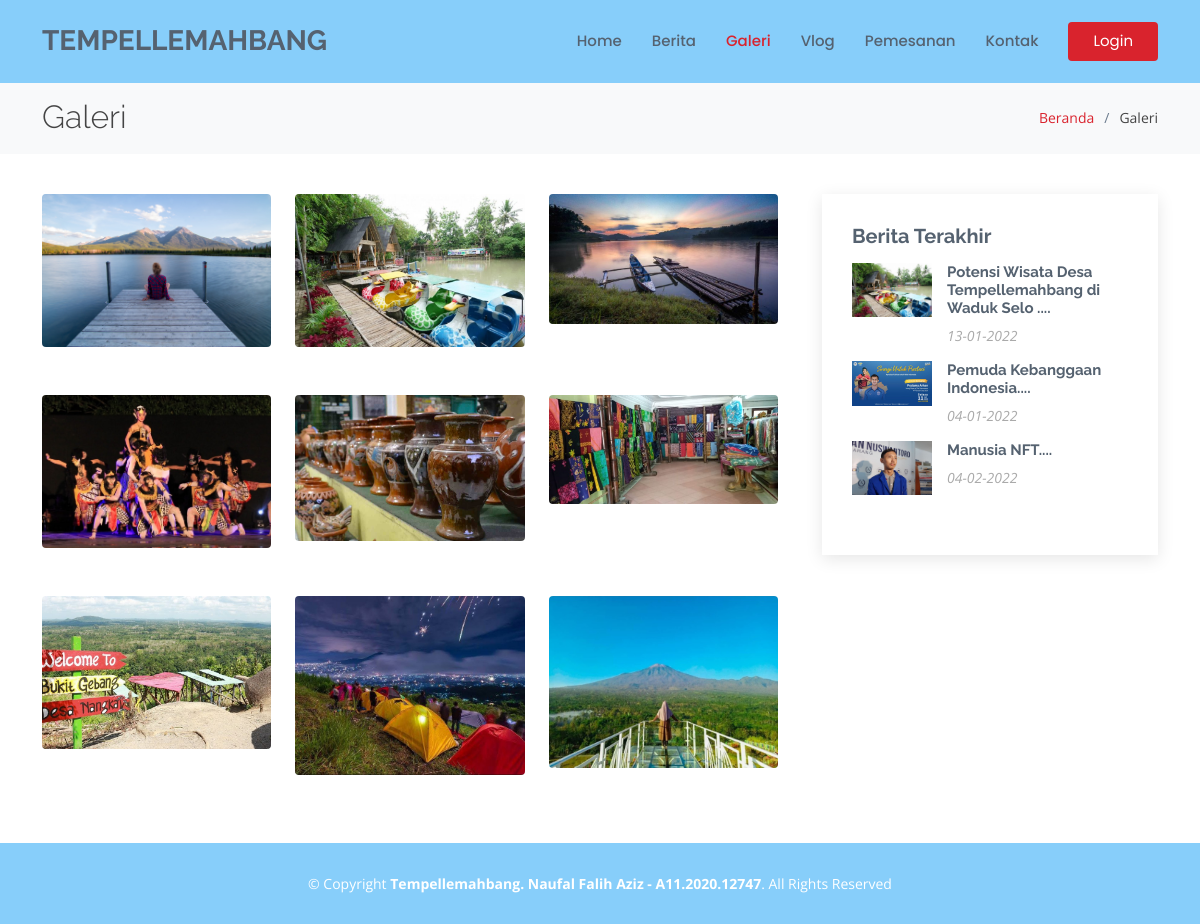
The page /galeri.php on the database its author committed.
### tables this page shows
CREATE TABLE `tbl_galeri` (
  `id_galeri` int(11) NOT NULL,
  `nama` varchar(50) NOT NULL,
  `kategori` varchar(50) NOT NULL,
  `foto` text NOT NULL
);

CREATE TABLE `tbl_berita` (
  `id_berita` int(11) NOT NULL,
  `judul` varchar(255) NOT NULL,
  `isi` text NOT NULL,
  `tanggal` date NOT NULL,
  `foto` text NOT NULL,
  `id_user` int(11) NOT NULL,
  `id_kategori` int(11) NOT NULL
);

### galeri.php (the view, shortened to what this page needs)
<!DOCTYPE html>
<html lang="en">
<head>
  <link href="assets/vendor/animate.css/animate.min.css" rel="stylesheet">
  <link href="assets/vendor/bootstrap/css/bootstrap.min.css" rel="stylesheet">
  <link href="assets/vendor/bootstrap-icons/bootstrap-icons.css" rel="stylesheet">
  <link href="assets/vendor/boxicons/css/boxicons.min.css" rel="stylesheet">
  <link href="assets/vendor/glightbox/css/glightbox.min.css" rel="stylesheet">
  <link href="assets/vendor/remixicon/remixicon.css" rel="stylesheet">
  <link href="assets/vendor/swiper/swiper-bundle.min.css" rel="stylesheet">
  <link href="assets/css/style.css" rel="stylesheet">
</head>
<body>
  <header id="header" class="fixed-top d-flex align-items-center">
    <div class="container d-flex align-items-center">
      <h1 class="logo me-auto"><a href="index.php">Tempellemahbang</a></h1>
      <nav id="navbar" class="navbar">
        <ul>
          <li><a href="index.php">Home</a></li>
          <li><a href="berita.php">Berita</a></li>
          <li><a href="galeri.php" class="active">Galeri</a></li>
          <li><a href="vlog.php">Vlog</a></li>
          <li><a href="pemesanan.php">Pemesanan</a></li>
          <li><a href="kontak.php">Kontak</a></li>
          <li><a href="login.php" class="getstarted">Login</a></li>
        </ul>
      </nav>
    </div>
  </header>
 <main id="main">
  <section id="breadcrumbs" class="breadcrumbs">
    <div class="container">
      <div class="d-flex justify-content-between align-items-center">
        <h2>Galeri</h2>
        <ol>
          <li><a href="index.php">Beranda</a></li>
          <li>Galeri</li>
        </ol>
      </div>
    </div>
  </section>
  <section id="blog" class="blog">
    <div class="container" data-aos="fade-up">
      <div class="row">
        <div class="col-lg-8 entries">
          <div class="row">
           <?php
           include("config.php");
           $sqlquery = "SELECT * FROM tbl_galeri";
           if ($result = mysqli_query($connect, $sqlquery)) {
            while ($row = mysqli_fetch_assoc($result)) {
              ?>
              <div class="col-lg-4 col-md-12 mb-4">
                <img
                src="assets/img/tour/<?= $row['foto'] ?>"
                class="w-100 shadow-1-strong rounded mb-4"
                />
            </div>
            <?php
          }
        }
        ?>
      </div>
    </div>
    <div class="col-lg-4">
      <div class="sidebar">
        <h3 class="sidebar-title">Berita Terakhir</h3>
        <div class="sidebar-item recent-posts">
          <?php
          $sql = "SELECT * FROM tbl_berita INNER JOIN tbl_kategori ON tbl_kategori.id_kategori=tbl_berita.id_kategori INNER JOIN tbl_user ON tbl_user.id_user=tbl_berita.id_user LIMIT 3";
          if ($result = mysqli_query($connect, $sql)) {
            while ($row = mysqli_fetch_assoc($result)) {
              ?>
              <div class="post-item clearfix">
                <img src="admin/img/<?= $row['foto'] ?>" alt="">
                <h4><a href="berita_detail.php?id_berita=<?= $row['id_berita'] ?>"><?= substr($row['judul'], 0, 50) ?>....</a></h4>
                <time datetime="<?= $row['tanggal'] ?>"><?= date('d-m-Y', strtotime($row['tanggal'])); ?></time>
              </div>
              <?php
            }
          }
          ?>
        </div>
      </div>
    </div>
  </div>
</div>
</section>
</main>
<footer id="footer">
<div class="container">
  <div class="copyright">
    &copy; Copyright <strong><span>Tempellemahbang. Naufal Falih Aziz - A11.2020.12747</span></strong>. All Rights Reserved
  </div>
</div>
</footer>
</body>
</html>

### assets/css/style.css (style rules this page uses)
body { font-family: "Open Sans", sans-serif; color: #444444; }
a { text-decoration: none; color: #d9232d; }
h1, h2, h3, h4, h5, h6 { font-family: "Raleway", sans-serif; }
#header { background: #87cefa; transition: all 0.5s; z-index: 997; padding: 20px 0; }
#header .logo { font-size: 28px; margin: 0; padding: 0; line-height: 1; font-weight: 700; text-transform: uppercase; }
#header .logo a { color: #556270; }
.navbar { padding: 0; }
.navbar ul { margin: 0; padding: 0; display: flex; list-style: none; align-items: center; }
.navbar li { position: relative; }
.navbar a, .navbar a:focus { display: flex; align-items: center; justify-content: space-between; padding: 10px 0 10px 30px; font-family: "Poppins", sans-serif; font-size: 15px; font-weight: 500; color: #556270; white-space: nowrap; transition: 0.3s; }
.navbar a:hover, .navbar .active, .navbar .active:focus, .navbar li:hover > a { color: #d9232d; }
.navbar .getstarted, .navbar .getstarted:focus { background: #d9232d; padding: 8px 25px; margin-left: 30px; border-radius: 4px; font-weight: 400; color: #fff; }
section { padding: 60px 0; overflow: hidden; }
.breadcrumbs { padding: 18px 0; background: #f8f9fa; min-height: 40px; margin-top: 80px; }
.breadcrumbs h2 { font-size: 32px; font-weight: 300; margin: 0; }
.breadcrumbs ol { display: flex; flex-wrap: wrap; list-style: none; padding: 0; margin: 0; font-size: 14px; }
.breadcrumbs ol li + li { padding-left: 10px; }
.breadcrumbs ol li + li::before { display: inline-block; padding-right: 10px; color: #6b7b8d; content: "/"; }
.blog { padding: 40px 0 20px 0; }
.blog .sidebar { padding: 30px; margin: 0 0 60px 20px; box-shadow: 0 4px 16px rgba(0, 0, 0, 0.1); }
.blog .sidebar .sidebar-title { font-size: 20px; font-weight: 700; padding: 0 0 0 0; margin: 0 0 15px 0; color: #556270; position: relative; }
.blog .sidebar .sidebar-item { margin-bottom: 30px; }
.blog .sidebar .recent-posts .post-item + .post-item { margin-top: 15px; }
.blog .sidebar .recent-posts img { width: 80px; float: left; }
.blog .sidebar .recent-posts h4 { font-size: 15px; margin-left: 95px; font-weight: bold; }
.blog .sidebar .recent-posts h4 a { color: #556270; transition: 0.3s; }
.blog .sidebar .recent-posts time { display: block; margin-left: 95px; font-style: italic; font-size: 14px; color: #aaaaaa; }
#footer { background: #87cefa; padding: 0 0 30px 0; color: #fff; font-size: 14px; }
#footer .copyright { text-align: center; padding-top: 30px; }

### rows shown on the page
tbl_galeri: foto (picture)
tbl_galeri: foto (picture)
tbl_galeri: foto (picture)
tbl_galeri: foto (picture)
tbl_galeri: foto (picture)
tbl_galeri: foto (picture)
tbl_galeri: foto (picture)
tbl_galeri: foto (picture)
tbl_galeri: foto (picture)
tbl_berita: foto (picture), judul "Potensi Wisata Desa Tempellemahbang di Waduk Selo", tanggal "13-01-2022"
tbl_berita: foto (picture), judul "Pemuda Kebanggaan Indonesia", tanggal "04-01-2022"
tbl_berita: foto (picture), judul "Manusia NFT", tanggal "04-02-2022"
